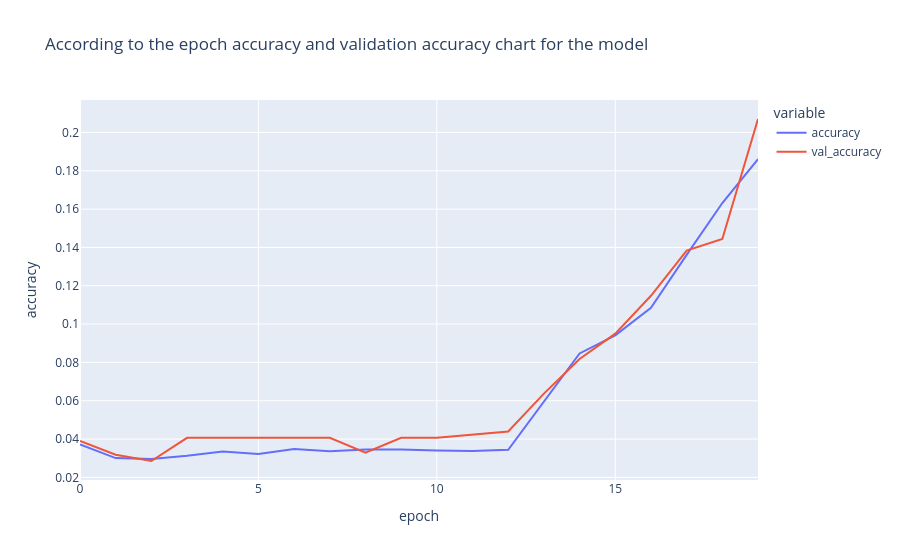

The code cell stored with this chart in its notebook:
### Code cell
fig=px.line(history.history,y=['accuracy','val_accuracy'],
           labels={'index':'epoch','value':'accuracy'},
           title=f'According to the epoch accuracy and validation accuracy chart for the model')
fig.show()

### Figure 1 — Plotly figure (JSON) as saved in the notebook; plotly's stock layout.template omitted (floating-point values rounded to 4 significant figures)
{"data": [{"hovertemplate": "variable=accuracy<br>epoch=%{x}<br>accuracy=%{y}<extra></extra>", "legendgroup": "accuracy", "line": {"color": "#636efa", "dash": "solid"}, "marker": {"symbol": "circle"}, "mode": "lines", "name": "accuracy", "orientation": "v", "showlegend": true, "type": "scatter", "x": [0, 1, 2, 3, 4, 5, 6, 7, 8, 9, 10, 11, 12, 13, 14, 15, 16, 17, 18, 19], "xaxis": "x", "y": [0.03716, 0.03008, 0.02954, 0.03124, 0.0335, 0.03222, 0.03484, 0.03362, 0.03454, 0.0346, 0.03405, 0.03381, 0.03442, 0.05944, 0.0847, 0.09416, 0.1086, 0.1361, 0.1632, 0.1861], "yaxis": "y"}, {"hovertemplate": "variable=val_accuracy<br>epoch=%{x}<br>accuracy=%{y}<extra></extra>", "legendgroup": "val_accuracy", "line": {"color": "#EF553B", "dash": "solid"}, "marker": {"symbol": "circle"}, "mode": "lines", "name": "val_accuracy", "orientation": "v", "showlegend": true, "type": "scatter", "x": [0, 1, 2, 3, 4, 5, 6, 7, 8, 9, 10, 11, 12, 13, 14, 15, 16, 17, 18, 19], "xaxis": "x", "y": [0.03899, 0.03185, 0.02856, 0.04064, 0.04064, 0.04064, 0.04064, 0.04064, 0.03295, 0.04064, 0.04064, 0.04228, 0.04393, 0.0637, 0.08182, 0.095, 0.1148, 0.1384, 0.1444, 0.207], "yaxis": "y"}], "layout": {"legend": {"title": {"text": "variable"}, "tracegroupgap": 0}, "title": {"text": "According to the epoch accuracy and validation accuracy chart for the model"}, "xaxis": {"anchor": "y", "domain": [0, 1], "title": {"text": "epoch"}}, "yaxis": {"anchor": "x", "domain": [0, 1], "title": {"text": "accuracy"}}}}
